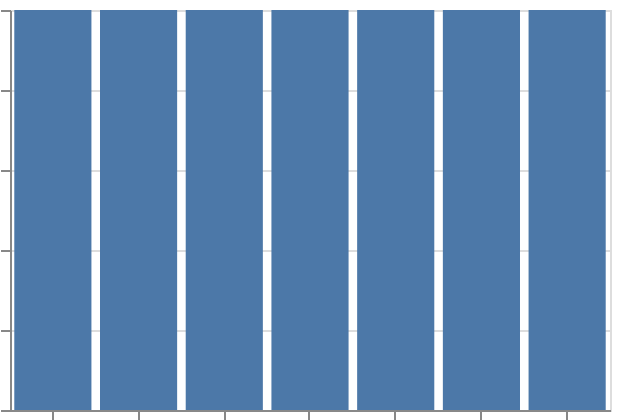

Vega-Lite specification for this chart:
### Vega-Lite specification from a JSON file in a GitHub repository (floating-point values rounded to 4 significant figures)
{"$schema": "https://vega.github.io/schema/vega-lite/v6.json", "padding": 5, "autosize": "none", "width": 300, "height": 200, "data": {"name": "table", "values": [{"c": "A", "g": "p", "x": 1, "y": 2, "v": 5, "t": "2024-01-31T23:30:00Z", "o": {"v": 3}, "IMDB Rating": 6.1, "d": "x1"}, {"c": "B", "g": "q", "x": 2, "y": 4, "v": 9, "t": "2024-02-29T23:45:00Z", "o": {"v": 7}, "IMDB Rating": 7.4, "d": "x2"}, {"c": "A", "g": "q", "x": 3, "y": 3, "v": 2, "t": "2024-03-01T00:30:00Z", "o": {"v": 1}, "IMDB Rating": 5.2, "d": "x1"}, {"c": "C", "g": "p", "x": 4, "y": 6, "v": 7, "t": "2024-06-30T23:15:00Z", "o": {"v": 4}, "IMDB Rating": 8.8, "d": "x3"}, {"c": "B", "g": "p", "x": 5, "y": 5, "v": 4, "t": "2024-07-01T00:20:00Z", "o": {"v": 9}, "IMDB Rating": 6.9, "d": "x2"}, {"c": "C", "g": "q", "x": 6, "y": 8, "v": 6, "t": "2024-12-31T23:30:00Z", "o": {"v": 2}, "IMDB Rating": 7.7, "d": "x3"}, {"c": "A", "g": "p", "x": 7, "y": 7, "v": 8, "t": "2025-01-01T00:30:00Z", "o": {"v": 5}, "IMDB Rating": 4.4, "d": "x1"}]}, "mark": "bar", "encoding": {"x": {"field": "t", "type": "ordinal", "timeUnit": "utcyearmonth"}, "y": {"aggregate": "count", "type": "quantitative"}}}
